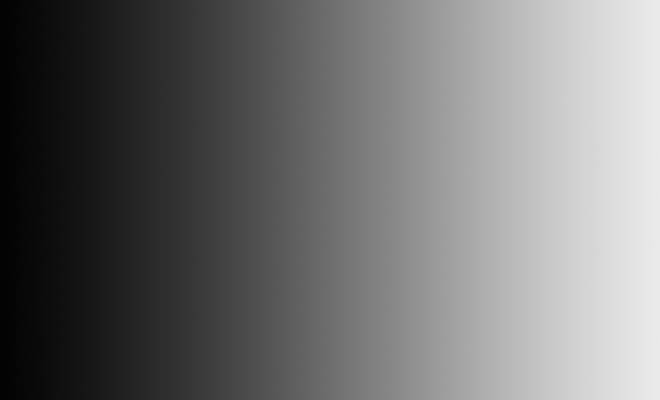
#> input picture CV/images/gradient.jpg, 660 x 400 px
$ jupyter execute __simple_and_adaptive_image_thresholding.ipynb
#> lines starting #> are read from the running program, lines starting #| are printed output that depends on the picture; after the words box and inside, x2 and y2 are one past the last pixel; in counts of white or black regions, pixels touching at a corner belong together
# Thresholding

## Simple thresholding

[cell 1]
import cv2 as cv
import numpy as np

file = '../images/gradient.jpg'
img  = cv.imread(file, 0);
#> img: shape (400, 660); min 3, max 235, mean 112.7

[cell 2]
_, th_binary     = cv.threshold(img, 127, 255, cv.THRESH_BINARY)
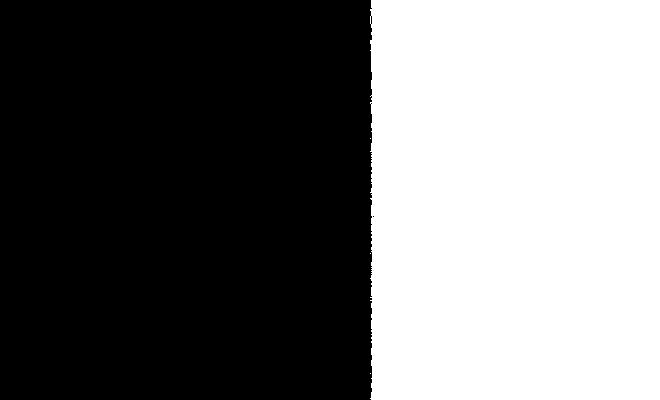
#> th_binary: shape (400, 660); 43.7% white; 4 white regions (3 under 20 px), largest, box (x1, y1, x2, y2) and area: (370, 0, 660, 400) 115457
_, th_invers     = cv.threshold(img, 200, 255, cv.THRESH_BINARY_INV)
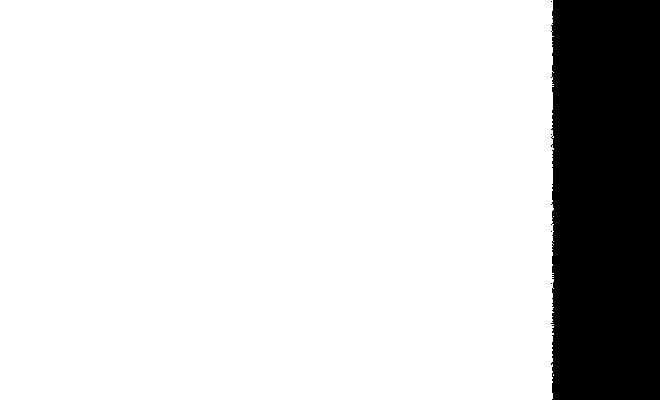
#> th_invers: shape (400, 660); 83.7% white; 5 black regions (4 under 20 px), largest, box (x1, y1, x2, y2) and area: (551, 0, 660, 400) 42957
_, th_trunc      = cv.threshold(img, 40, 255,  cv.THRESH_TRUNC)
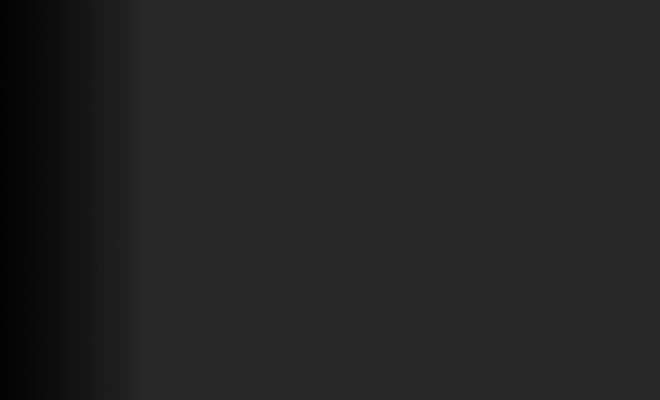
#> th_trunc: shape (400, 660); min 3, max 40, mean 35.4
_, th_tozero     = cv.threshold(img, 127, 255, cv.THRESH_TOZERO)
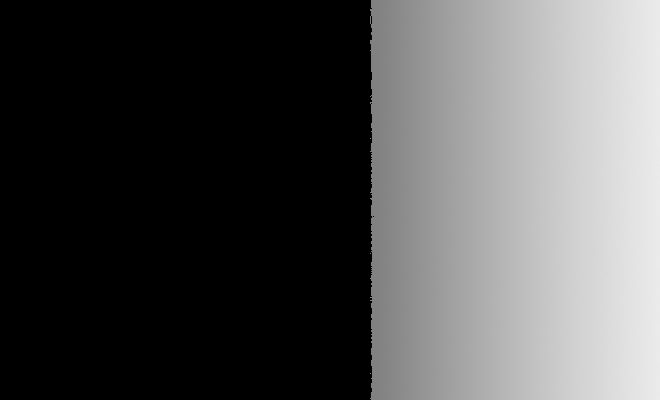
#> th_tozero: shape (400, 660); min 0, max 235, mean 80.7
_, th_tozero_inv = cv.threshold(img, 127, 255, cv.THRESH_TOZERO_INV)
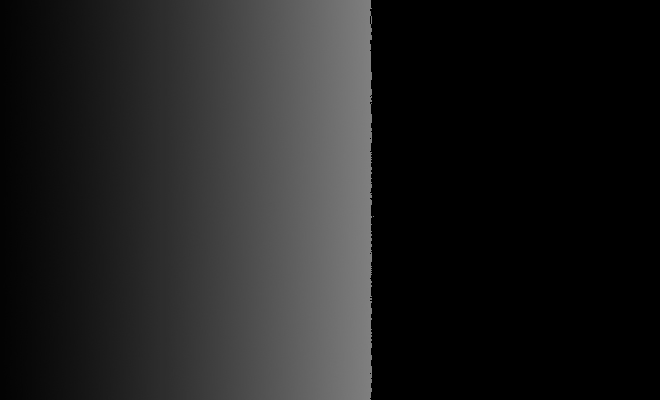
#> th_tozero_inv: shape (400, 660); min 0, max 127, mean 32

[cell 3]
cv.imshow('sample', img)
cv.imshow('th_binary', th_binary)
cv.imshow('th_invers', th_invers)
cv.imshow('th_trunc', th_trunc)
cv.imshow('th_tozero', th_tozero)
cv.imshow('th_tozero_inv', th_tozero_inv)

cv.waitKey(0)
cv.destroyAllWindows()

## Adaptive thresholding

[cell 4]
import cv2 as cv
import numpy as np

file = '../images/sudoku.jpg'
img  = cv.imread(file, 0);
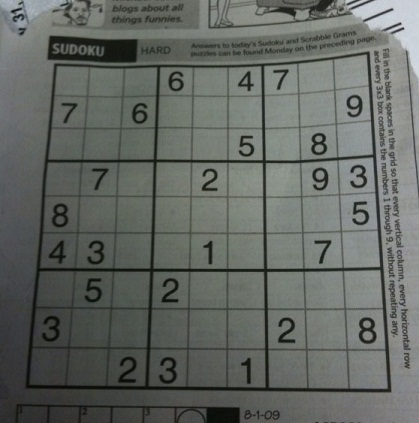
#> input picture CV/images/sudoku.jpg, 419 x 423 px
#> img: shape (423, 419); min 5, max 218, mean 101.9

img = cv.medianBlur(img, 5)
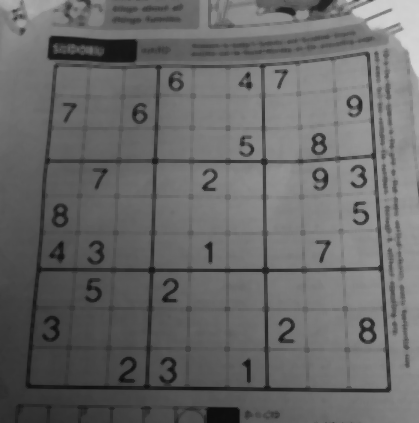
#> img: shape (423, 419); min 12, max 214, mean 103.7

[cell 5]
_, th_binary = cv.threshold(img, 127, 255, cv.THRESH_BINARY)
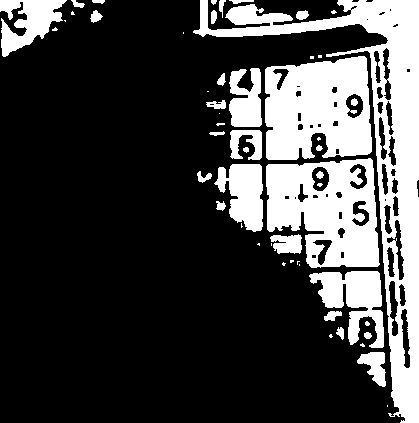
#> th_binary: shape (423, 419); 26% white; 53 white regions (23 under 20 px), largest, box (x1, y1, x2, y2) and area: (193, 0, 419, 423) 16674, (265, 56, 372, 160) 8942, (266, 158, 380, 268) 8657

th_a_mean = cv.adaptiveThreshold(img, 255, cv.ADAPTIVE_THRESH_MEAN_C, cv.THRESH_BINARY, 11, 2)
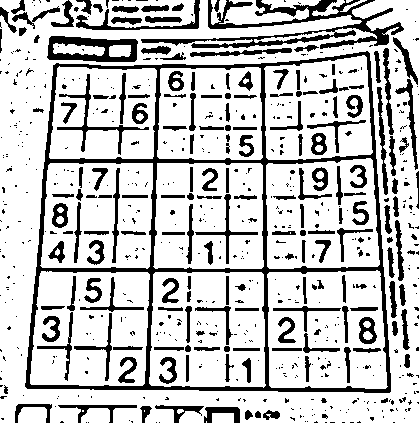
#> th_a_mean: shape (423, 419); 77.3% white; 660 black regions (472 under 20 px), largest, box (x1, y1, x2, y2) and area: (25, 51, 391, 393) 10186, (141, 0, 404, 49) 3644, (47, 36, 138, 62) 1324
th_a_gaus = cv.adaptiveThreshold(img, 255, cv.ADAPTIVE_THRESH_GAUSSIAN_C, cv.THRESH_BINARY, 11, 2)
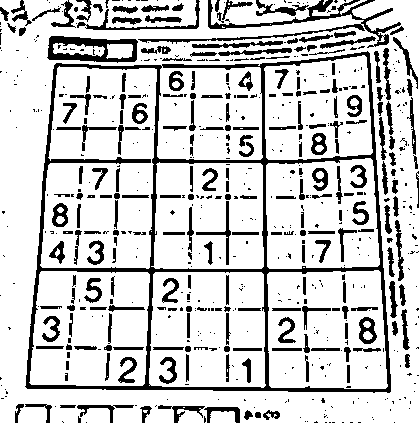
#> th_a_gaus: shape (423, 419); 80.5% white; 648 black regions (412 under 20 px), largest, box (x1, y1, x2, y2) and area: (25, 51, 391, 393) 9369, (138, 0, 401, 48) 1856, (47, 36, 138, 63) 1212
